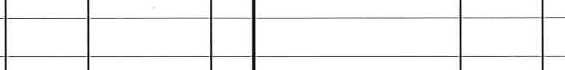
#> input picture 260417_personalDevelopment/takeuchi/debug_霆顔分.png, 565 x 70 px
$ python -i line_detector.py   (imports and definitions only)
#> lines starting #> are read from the running program, lines starting #| are printed output that depends on the picture; after the words box and inside, x2 and y2 are one past the last pixel; in counts of white or black regions, pixels touching at a corner belong together
#> further down, picture is the input picture: shape (70, 565, 3); min 0, max 255, mean 244.4
from __future__ import annotations

import cv2
import numpy as np


def detect_boxes(image_bgr: np.ndarray, min_area: int = 500, max_boxes: int = 250) -> list[dict]:
#> called with min_area = 500, max_boxes = 250
    gray = cv2.cvtColor(image_bgr, cv2.COLOR_BGR2GRAY)
    blur = cv2.GaussianBlur(gray, (3, 3), 0)
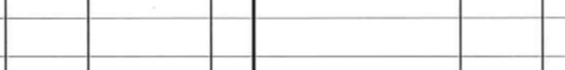
#> blur: shape (70, 565); min 22, max 255, mean 244.5
    binary = cv2.adaptiveThreshold(
        blur,
        255,
        cv2.ADAPTIVE_THRESH_GAUSSIAN_C,
        cv2.THRESH_BINARY_INV,
        15,
        5,
    )
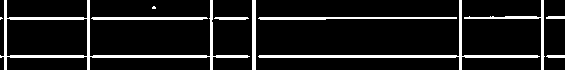
#> binary: shape (70, 565); 10.8% white; 11 white regions (2 under 20 px), largest, box (x1, y1, x2, y2) and area: (0, 0, 250, 70) 1543, (258, 0, 540, 70) 1031, (258, 17, 457, 20) 463

    kernel_h = cv2.getStructuringElement(cv2.MORPH_RECT, (25, 1))
    kernel_v = cv2.getStructuringElement(cv2.MORPH_RECT, (1, 25))
    lines_h = cv2.morphologyEx(binary, cv2.MORPH_OPEN, kernel_h)
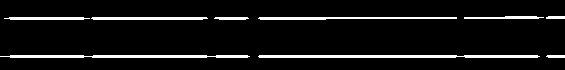
#> lines_h: shape (70, 565); 7.4% white; 9 white regions, largest, box (x1, y1, x2, y2) and area: (258, 55, 540, 58) 824, (0, 55, 250, 58) 691, (258, 17, 457, 20) 463
    lines_v = cv2.morphologyEx(binary, cv2.MORPH_OPEN, kernel_v)
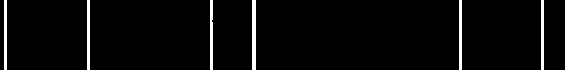
#> lines_v: shape (70, 565); 3.4% white; 6 white regions, box (x1, y1, x2, y2) and area: (252, 0, 256, 70) 280, (4, 0, 7, 70) 210, (87, 0, 90, 70) 210, (459, 0, 462, 70) 210, (541, 0, 544, 70) 210, (210, 0, 213, 70) 208
    merged = cv2.add(lines_h, lines_v)
#> merged: shape (70, 565); 10.8% white; 9 white regions

    contours, _ = cv2.findContours(merged, cv2.RETR_TREE, cv2.CHAIN_APPROX_SIMPLE)
#> contours = 10 contours; largest, box (x1, y1, x2, y2) and area: (0, 0, 250, 70) 3938, (6, 18, 88, 57) 2928, (258, 0, 540, 70) 682, (258, 17, 457, 20) 264, (464, 0, 544, 70) 246

    boxes: list[dict] = []
    h, w = gray.shape
#> h = 70; w = 565
    for contour in contours:
        x, y, bw, bh = cv2.boundingRect(contour)
        area = bw * bh
        if area < min_area:
            continue
        if bw >= w - 5 or bh >= h - 5:
            continue
        ratio = bw / max(1, bh)
        if ratio < 0.2 or ratio > 25:
            continue
        boxes.append({"x": int(x), "y": int(y), "w": int(bw), "h": int(bh)})
#> this loop made 10 passes
#> (x, y, bw, bh, area) on passes 1, 3, 4, 5, 6, 7, 9: (546, 55, 19, 3, 57), (214, 17, 35, 3, 105), (91, 17, 117, 3, 351), (546, 16, 19, 3, 57), (464, 0, 80, 70, 5600), (258, 0, 282, 70, 19740), (0, 0, 250, 70, 17500)
#> (x, y, bw, bh, area, ratio) on passes 2, 10: (258, 17, 199, 3, 597, 66.33), (6, 18, 82, 39, 3198, 2.1)
#> after the loop, boxes = 1 item

    boxes = _deduplicate_boxes(boxes)
    boxes.sort(key=lambda b: (b["y"], b["x"]))
    return boxes[:max_boxes]


def _deduplicate_boxes(boxes: list[dict], iou_threshold: float = 0.9) -> list[dict]:
#> called with iou_threshold = 0.9
    filtered: list[dict] = []
    for box in boxes:
        if not any(_iou(box, keep) > iou_threshold for keep in filtered):
            filtered.append(box)
#> this loop made 1 pass
#> box on pass 1: {'x': 6, 'y': 18, 'w': 82, 'h': 39}
#> after the loop, filtered = 1 item
    return filtered


def _iou(a: dict, b: dict) -> float:
    ax1, ay1, ax2, ay2 = a["x"], a["y"], a["x"] + a["w"], a["y"] + a["h"]
    bx1, by1, bx2, by2 = b["x"], b["y"], b["x"] + b["w"], b["y"] + b["h"]

    ix1, iy1 = max(ax1, bx1), max(ay1, by1)
    ix2, iy2 = min(ax2, bx2), min(ay2, by2)

    iw, ih = max(0, ix2 - ix1), max(0, iy2 - iy1)
    inter = iw * ih
    if inter == 0:
        return 0.0

    union = a["w"] * a["h"] + b["w"] * b["h"] - inter
    return inter / max(1, union)

>>> import cv2
>>> picture = cv2.imread('../../../takeuchi/debug_霆顔分.png')
>>> result = detect_boxes(picture)
#> result = 1 item
